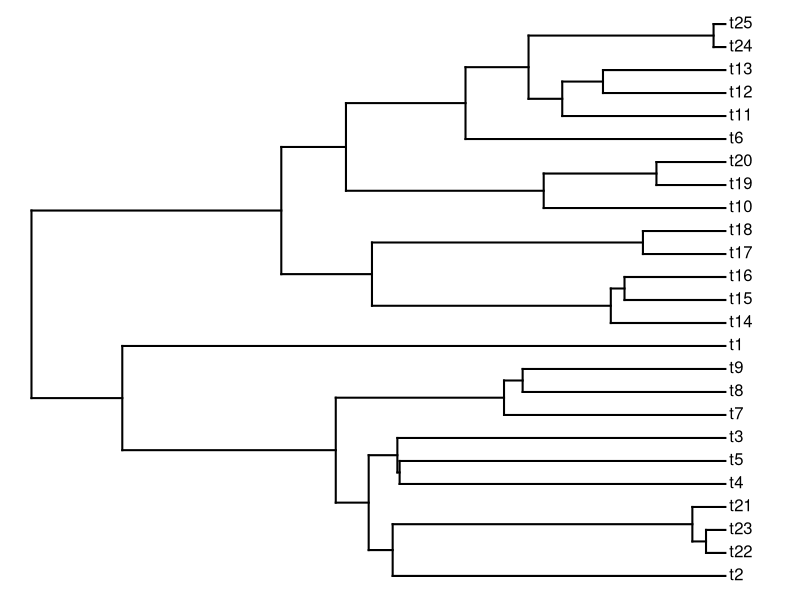
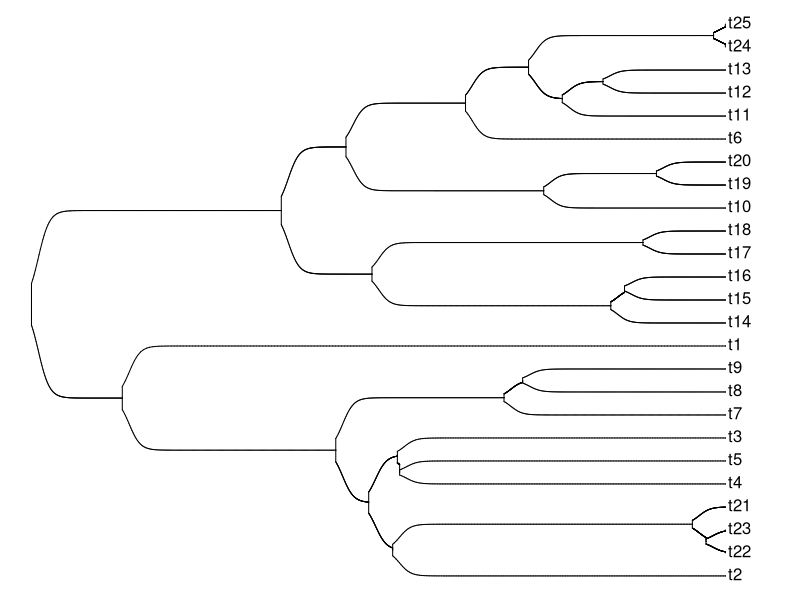
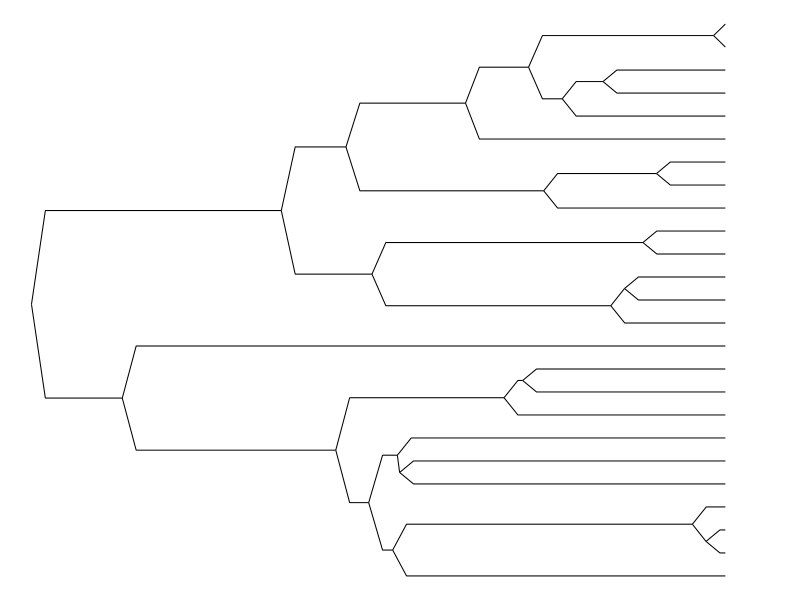
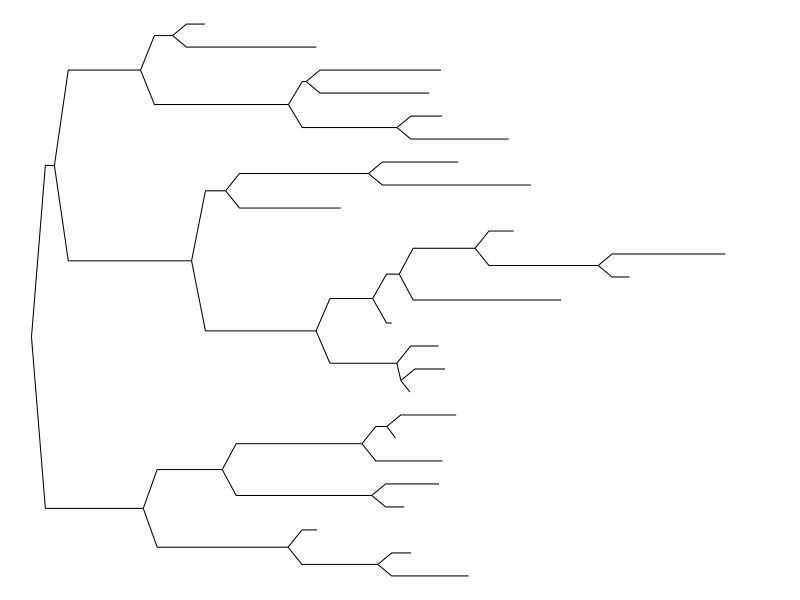
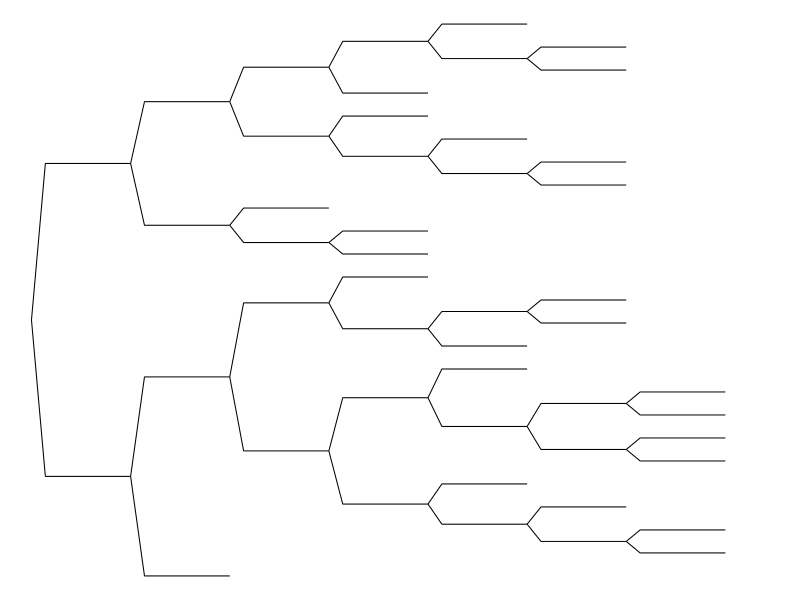
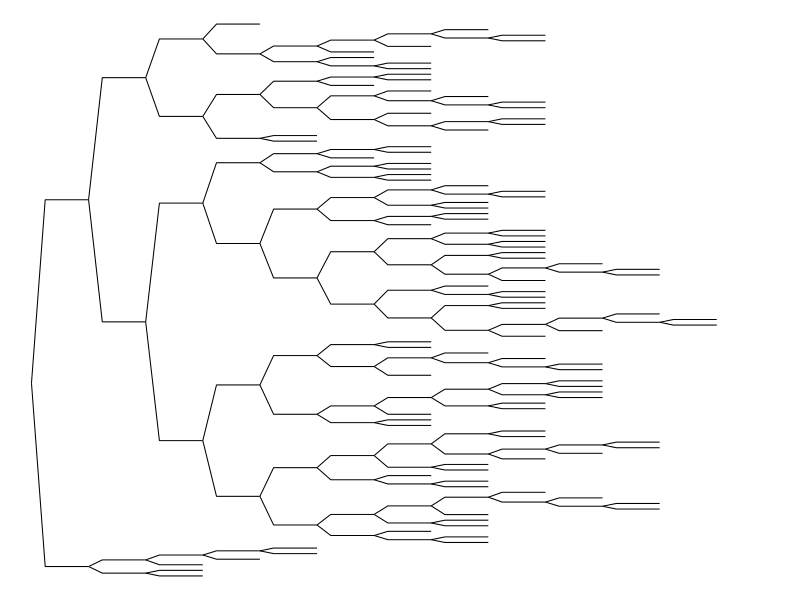
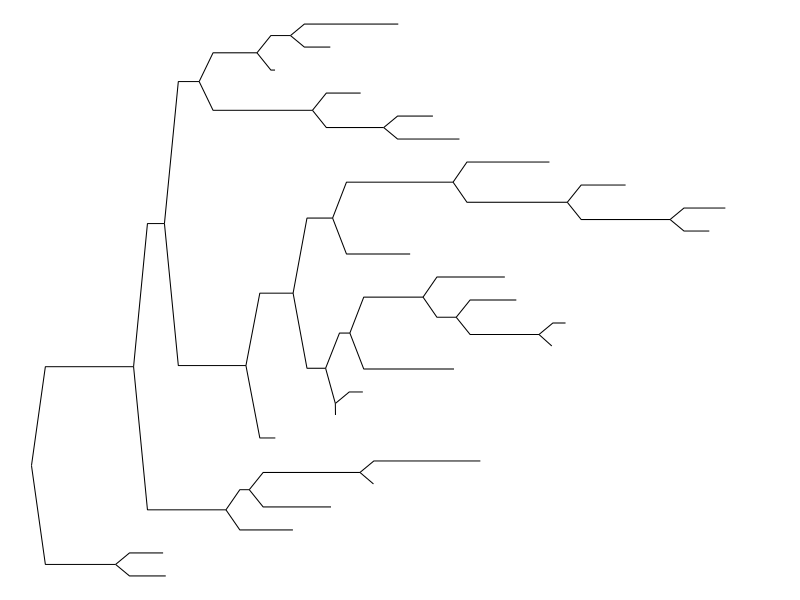
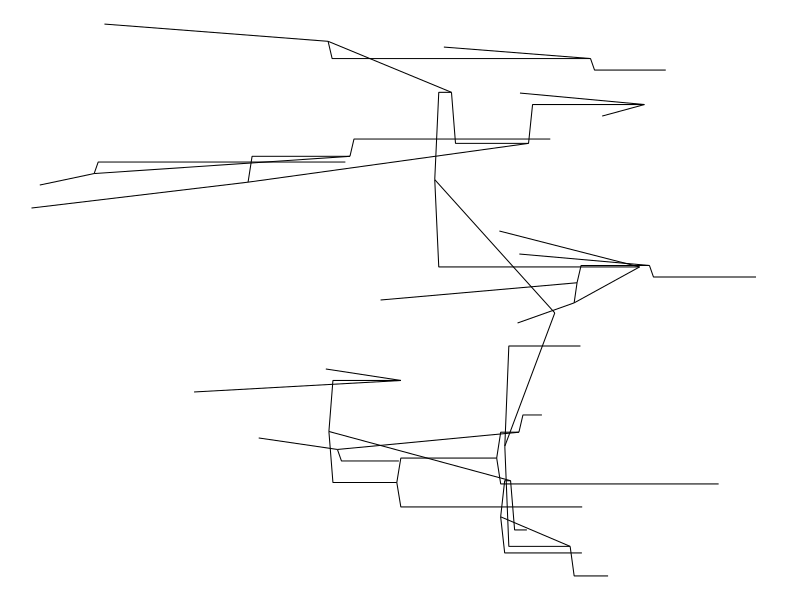

These charts were generated, in order, by the following R code:
# http://blog.phytools.org/2023/11/creating-custom-phylogeny-plotting.html

library(phytools)
library(ape)



slantedTree <- function(phy, h = 0.02, direction = c("rightwards", "upwards"), ...) {
  
  direction <- direction[1]
  phy <- reorder(phy, "cladewise") ## reorder
  plotTree(phy, plot = FALSE, direction = direction, ...)
  
  pp <- get("last_plot.phylo", envir = .PlotPhyloEnv)
  
  h <- h * max(nodeHeights(phy))
  
  par(ljoin = 2, lend = 1)
  
  for(i in 1:nrow(phy$edge)){
    
    edge <- phy$edge[i,]
    elength <- phy$edge.length[i]
    
    if(elength < h) {
      lines(pp$xx[edge], pp$yy[edge])
    } else {
      if(direction == "rightwards"){
        lines(pp$xx[edge[c(1, 1, 2)]] + c(0, h, 0), pp$yy[edge[c(1, 2, 2)]])
      } else if(direction == "upwards"){
        lines(pp$xx[edge[c(1, 2, 2)]], pp$yy[edge[c(1, 1, 2)]] + c(0, h, 0))
      }
    }
  }
  
  # text(pp$xx[1:Ntip(phy)]+
  #        if(direction=="rightwards") 0.5*strwidth("o")*par()$cex else 0,
  #      pp$yy[1:Ntip(phy)]+
  #        if(direction=="upwards") 0.5*strheight("o")*par()$cex else 0,
  #      gsub("_"," ",phy$tip.label),pos=4,offset=0,
  #      srt=if(direction=="upwards") 90 else 0)
}



tr <- rtree(25)
tr <- pbtree(b = 5, d = 0.1, n = 25, scale = 1)

plotTree(tr)

sigmoidPhylogram(tr, lwd = 1, show.tip.labels = FALSE)

# splinePhylogram(tr, lwd = 1)

slantedTree(tr)



slantedTree(rtree(n = 25))
slantedTree(rtree(n = 25, br = 1))
slantedTree(rtree(n = 100, br = 1))

slantedTree(rtree(n = 25, br = runif))
slantedTree(rtree(n = 25, br = rnorm))

slantedTree(rtopology(n = 25))
slantedTree(rtopology(n = 25, br = 1))

slantedTree(rcoal(n = 25))
slantedTree(rcoal(n = 25, br = 1))

plot(rtree(n = 25, br = rnorm), type = 'fan', show.tip.label = FALSE)

plot(rcoal(n = 25, br = 1), type = 'fan', show.tip.label = FALSE)
plot(rcoal(n = 25, br = 1), type = 'radial', show.tip.label = FALSE)
plot(rcoal(n = 25, br = 1), type = 'unrooted', show.tip.label = FALSE)

slantedTree(pbtree(b = 10, d = 1, n = 25, scale = 1))


.n <- 25
tree <- rtree(n = .n)

tree <- pbtree(b = 5, d = 0.1, n = .n, scale = 1)

tree <- rcoal(n = .n, br = 1)

for(i in 1:5) {
  # tree <- bind.tree(tree, pbtree(b = 5, d = 0.1, n = .n, scale = 1), where = sample(1:Ntip(tree), size = 1))
  # tree <- bind.tree(tree, rtree(n = .n), where = 1)
  tree <- bind.tree(tree, rcoal(n = .n, br = 1), where = 1)
}

# remove tip labels
tree$tip.label[] <- ''

par(mfcol = c(1, 1), fg = 'white', bg = 'black')


plot(tree, type = 'fan', no.margin = TRUE, show.tip.label = TRUE, align.tip.label = TRUE, tip.color = 1)


slantedTree(tree, h = 0.01)

slantedTree(rtree(200, equiprob = TRUE), h = 0.03, use.edge.length = FALSE)
slantedTree(rtree(200, equiprob = TRUE), h = 0.03, use.edge.length = TRUE)

slantedTree(rtree(200, equiprob = FALSE), h = 0.03)

slantedTree(rtree(50, equiprob = FALSE), h = 0.03)

slantedTree(pbtree(n = 50, scale = 2), h = 0.02)


.n <- 16
.nsim <- 25
par(mfcol = c(sqrt(.n), sqrt(.n)), fg = 'white', bg = 'black')

for(i in 1:.n) {
  slantedTree(pbtree(n = .nsim, scale = 1, b = 10, d = 1), h = 0.06, direction = 'upwards')
}

for(i in 1:.n) {
  slantedTree(rtree(.nsim, equiprob = FALSE), h = 0.06, direction = 'upwards')
}

for(i in 1:.n) {
  slantedTree(rtree(.nsim, equiprob = TRUE), h = 0.06, direction = 'upwards')
}

for(i in 1:.n) {
  slantedTree(rtree(.nsim, br = 1), h = 0.06, direction = 'upwards')
}


svglite::svglite(file = 'slanted-trees.svg', width = 5, height = 4)

par(mfcol = c(sqrt(.n), sqrt(.n)), fg = 'white', bg = 'black')


for(i in 1:.n) {
  slantedTree(rcoal(n = .nsim, br = 1), h = 0.06, direction = 'upwards')
}

dev.off()
